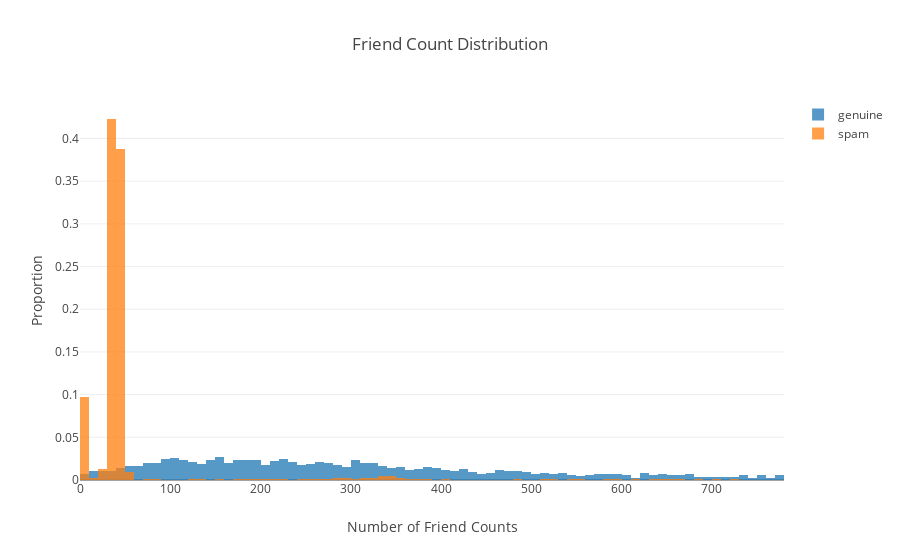

Here is the notebook cell this chart was saved with:
### Markdown cell above
#### Friend Counts

### Code cell
trace = go.Histogram(x=real_users.friends_count, xbins=dict(start=np.min(real_users.friends_count), 
                                                              size=10, end=real_users.friends_count.quantile(0.8)),
                     opacity=0.75, histnorm='probability', name='genuine')
trace2 = go.Histogram(x=spam_users.friends_count, xbins=dict(start=np.min(real_users.friends_count), 
                                                               size=10, end=real_users.friends_count.quantile(0.8)), 
                      histnorm='probability', opacity=0.75, name='spam')
layout = dict(title='Friend Count Distribution', xaxis=dict(title='Number of Friend Counts'), yaxis=dict(title='Proportion'), barmode='overlay')
fig = dict(data=[trace, trace2], layout=layout)
plotly.offline.iplot(fig)

### Figure 1 — Plotly figure (JSON) as saved in the notebook; plotly's stock layout.template omitted (floating-point values rounded to 4 significant figures; data arrays with more than 128 entries replaced by an {"elided": "..."} marker saying what was removed)
{"data": [{"histnorm": "probability", "name": "genuine", "opacity": 0.75, "type": "histogram", "x": {"elided": "3474 int values"}, "xbins": {"end": 772, "size": 10, "start": 0}}, {"histnorm": "probability", "name": "spam", "opacity": 0.75, "type": "histogram", "x": {"elided": "4912 int values"}, "xbins": {"end": 772, "size": 10, "start": 0}}], "layout": {"barmode": "overlay", "title": "Friend Count Distribution", "xaxis": {"title": "Number of Friend Counts"}, "yaxis": {"title": "Proportion"}}}
